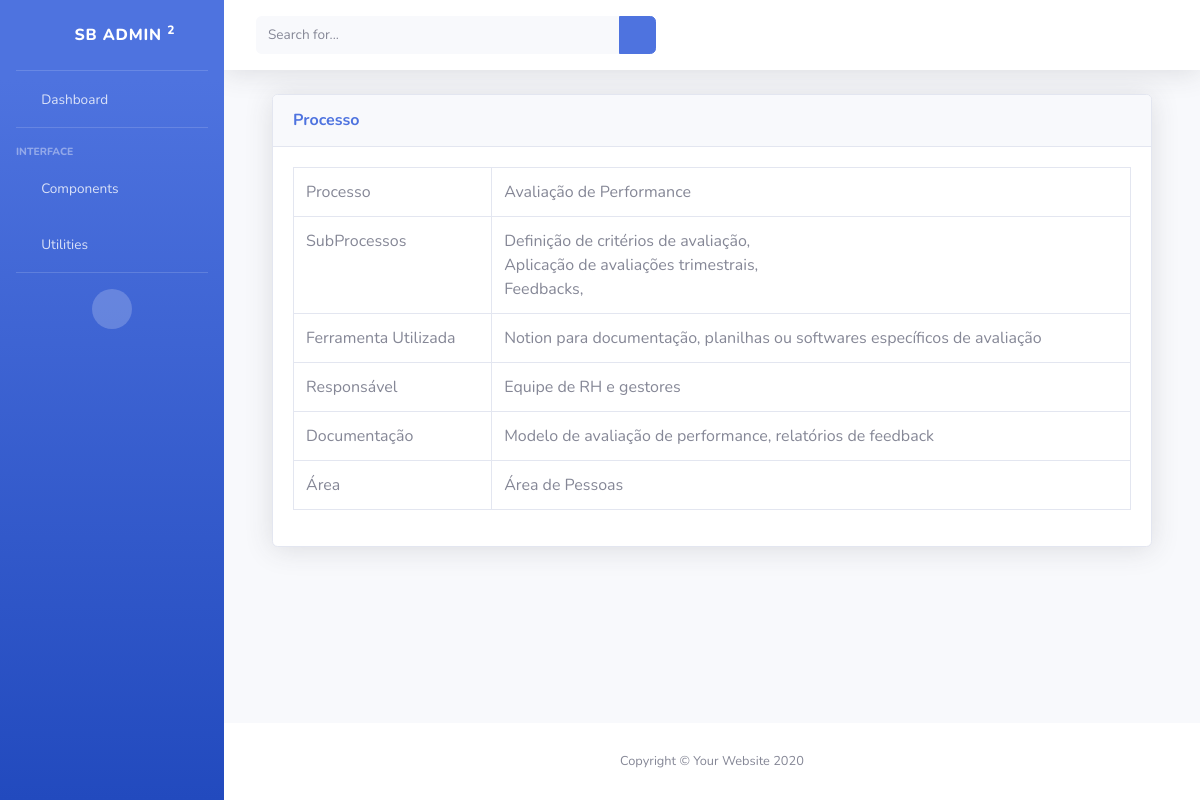
Screenshot of /processo/4/ with the database file from the repository.
### processo/models.py (models this page shows, shortened)
class Processo(models.Model):
    nome_processo = models.CharField(max_length=200)
    ferramenta_utilizada = models.CharField(max_length=400)
    responsavel = models.CharField(max_length=400)
    documentacao = models.CharField(max_length=400)
    subprocesso = models.ManyToManyField(SubProcesso, related_name='processos', blank=True)
    area = models.ForeignKey(Area, on_delete=models.CASCADE,null=True, blank=True, related_name='processos')

class SubProcesso(models.Model):
    nome_subprocesso = models.CharField(max_length=200)
    parent_subprocesso = models.ManyToManyField('self', symmetrical=False, related_name='subprocessos_filhos', blank=True)

### area/models.py (models this page shows)
class Area(models.Model):
    nome_area = models.CharField(max_length=200,null=False, blank=False)
    def __str__(self):
        return self.nome_area

### processo/views.py (the view)
def processo_detail(request,pk):
    processo = get_object_or_404(Processo, pk=pk)
    return render(request, 'processo/processo_detail.html', {'processo': processo})

### processo/templates/processo/processo_detail.html
{% extends 'base.html' %}
{% block content %}
<div class="container-fluid">
    <div class="card shadow mb-4">
        <div class="card-header py-3">
            <h6 class="m-0 font-weight-bold text-primary">Processo</h6>
        </div>
        <div class="card-body">
            <div class="table-responsive">
                <table class="table table-bordered" id="dataTable" width="100%" cellspacing="0">
                    <tbody>
                        <tr>
                            <td>Processo</td>
                            <td>{{ processo.nome_processo }}</td>
                        </tr>
                        <tr>
                            <td>SubProcessos</td>
                            <td>
                                {% if processo.subprocesso.all %}
                                    {% for subprocesso in processo.subprocesso.all %}
                                        {{ subprocesso.nome_subprocesso }}, <br>
                                    {% endfor %}
                                {% else %}
                                    Sem SubProcesso
                                {% endif %}
                            </td>
                        </tr>
                        <tr>
                            <td>Ferramenta Utilizada</td>
                            <td>{{ processo.ferramenta_utilizada }}</td>
                        </tr>
                        <tr>
                            <td>Responsável</td>
                            <td>{{ processo.responsavel }}</td>
                        </tr>
                        <tr>
                            <td>Documentação</td>
                            <td>{{ processo.documentacao }}</td>
                        </tr>
                        <tr>
                            <td>Área</td>
                            <td>{{ processo.area }}</td>
                        </tr>
                    </tbody>
                </table>
            </div>
        </div>
    </div>
</div>
{% endblock %}

### rows the page displays
Processo: nome_processo "Avaliação de Performance", ferramenta_utilizada "Notion para documentação, planilhas ou softwares específicos de avaliação", responsavel "Equipe de RH e gestores", documentacao "Modelo de avaliação de performance, relatórios de feedback", area "Área de Pessoas"
SubProcesso: nome_subprocesso "Definição de critérios de avaliação"
SubProcesso: nome_subprocesso "Aplicação de avaliações trimestrais"
SubProcesso: nome_subprocesso "Feedbacks"
